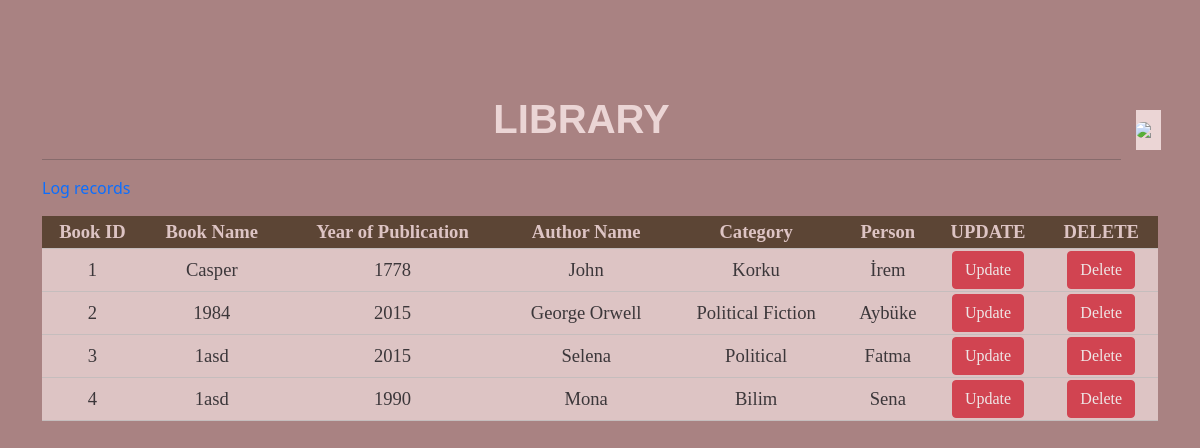
/admin, run on an earlier commit of the app's database.
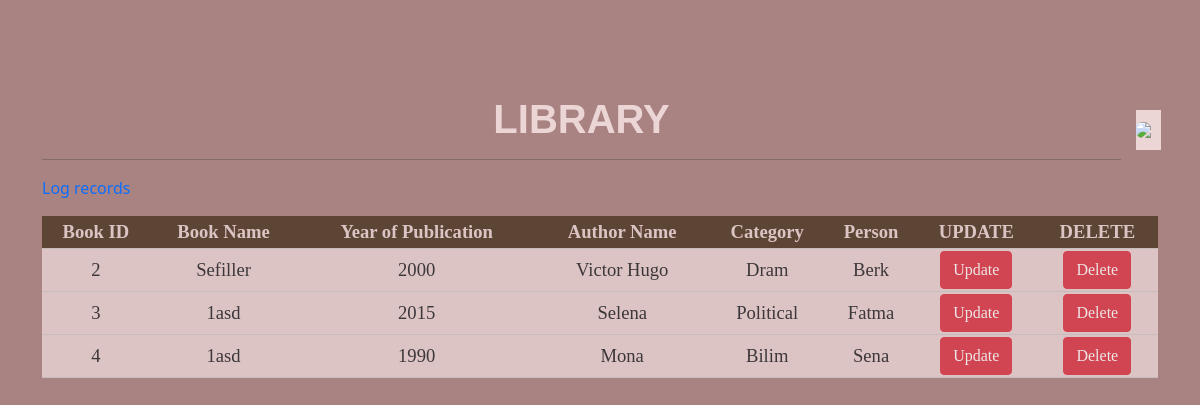
And on a later commit of the database.
### db/library.py (models this page shows, shortened)
class Library(db.Model):
    BookID=db.Column(db.Integer,primary_key=True)
    BookName=db.Column(db.String,nullable=False)
    Yearofpublication=db.Column(db.String,nullable=False)
    AuthorName=db.Column(db.String,nullable=False)
    Category=db.Column(db.String,nullable=False)
    Addp=db.Column(db.String,nullable=False)
    Book=db.relationship("Log",backref='library')

### app.py (the view)
@app.route("/admin")
def admin():
    return render_template("admin.html",books=books)

### templates/admin.html (shortened to what this page needs)
<!DOCTYPE html>
<html lang="en">
<head>
	<link href="https://cdn.jsdelivr.net/npm/bootstrap@5.1.0/dist/css/bootstrap.min.css" rel="stylesheet">
</head>
<div class="navigation">
	<a class="button" href="http://127.0.0.1:5000/">
  	<img src="http://cdn.onlinewebfonts.com/svg/img_409252.png">
	</a>
	</div>
<body>
	<div style="margin-Top:95px;" class="container">
		<center><h3><b>LIBRARY</h3></b></center>
		 <hr>
		 <table class="table">
		<a href="http://127.0.0.1:5000/log">Log records</a>
		<table>
		<tr>
			<th>Book ID</th>
			<th>Book Name</th>
			<th>Year of Publication</th>
			<th>Author Name</th>
			<th>Category</th>
			<th>Person</th>
			<th>UPDATE</th>
			<th>DELETE</th>
		</tr>
		<tr>
		{% for veri in books %}
			<td>{{veri.BookID}}</td>
			<td>{{veri.BookName}}</td>
			<td>{{veri.Yearofpublication}}</td>
			<td>{{veri.AuthorName}}</td>
			<td>{{veri.Category}}</td>
			<td>{{veri.Addp}} </td>
			<td><a href="/complete/{{veri.BookID}}" class="btn btn-danger">Update</a></td>
            <td><a href="/add/delete/{{veri.BookID}}" class="btn btn-danger">Delete</a></td>
		</tr>
			{%endfor%}
		</table>
		<br><br><br>
		</body>
		</html>

### templates/admin.html (style rules this page uses)
body { background-color: #a98282; background-image:url("https://cdn.architecturendesign.net/wp-content/uploads/2015/01/AD-Amazing-Libraries-13-1.jpg"); }
h3,center,b { font-size: 40px; color:rgb(235, 213, 213); font-family: 'Gill Sans', 'Gill Sans MT', Calibri, 'Trebuchet MS', sans-serif; }
table { width: 100%; text-align: center; font-size: 20px; background-color:rgb(235, 213, 213); opacity:0.8; }
th, td { text-align: center; border-bottom: 1px solid #cccccc; padding: 2px; font-size:93%; font-family:Georgia, 'Times New Roman', Times, serif; }
th { background-color: #2c1b03d7; color: rgb(235, 213, 213); }
.navigation { width: 98%; background-color: rgb(7, 5, 2); }
img { position: relative; left: -12.95px; width: 25px; border-radius: 50px; float: left; right: 10px; }
.button { text-decoration: none; float: right; padding: 12px; margin: 15px; color: white; width: 25px; background-color: rgb(235, 213, 213); transition: width .35s; -webkit-transition: width .35s; overflow: hidden; }
a { text-decoration: none; }

What changed in the data, as far as the page shows it:
removed Library: BookID "1", BookName "Casper", Yearofpublication "1778", AuthorName "John", Category "Korku", Addp "İrem"
changed Library id 2: BookName "1984" → "Sefiller"; Yearofpublication "2015" → "2000"; AuthorName "George Orwell" → "Victor Hugo"; Category "Political Fiction" → "Dram"; Addp "Aybüke" → "Berk"
